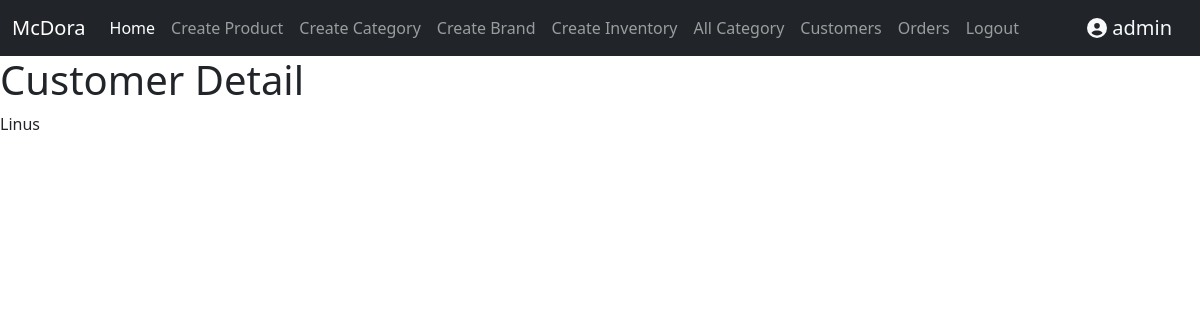
The page /customer_detail/2/ (signed in) on the database as committed earlier.
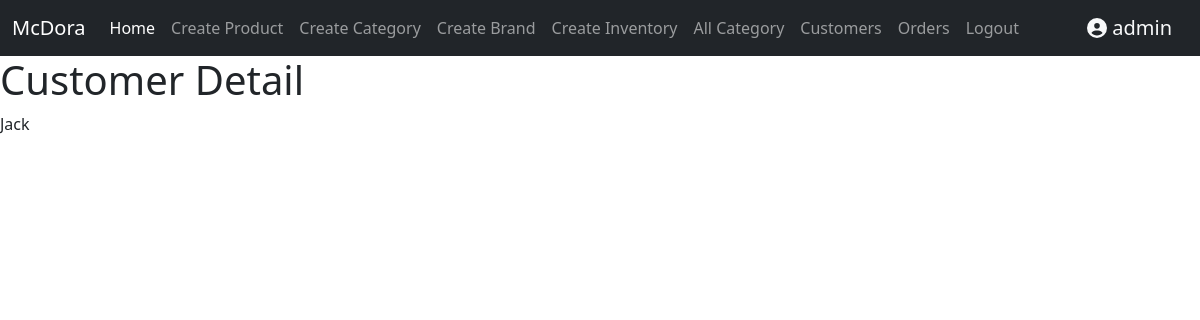
The same page on the database as committed later.
### store/models.py (models this page shows, shortened)
class Customer(models.Model):
    USER_TYPE_CHOICES = [
        ('buyer', 'Buyer'),
        ('seller', 'Seller'),
    ]
    user = models.OneToOneField(User, null=True, blank=True, on_delete=models.CASCADE)
    name = models.CharField(max_length=200, null=True)
    email = models.CharField(max_length=200)
    user_type = models.CharField(max_length=10, choices=USER_TYPE_CHOICES, default='buyer')  # Add user_type field

### store/views.py (the view)
# urls.py: path('customer_detail/<int:id>/', views.customer_detail, name='customer_detail'),
@login_required(login_url="login")
def customer_detail(request, id):
    if not request.user.is_superuser:
        messages.error(request, 'You are not authorized to view this page.')
        return redirect('home')
    customer = Customer.objects.get(id=id)
    context = {'customer': customer}
    return render(request, 'customer_detail.html', context)

### store/templates/customer_detail.html
{% extends 'base.html' %}
{% block content %}
<h1>Customer Detail</h1>
{{ customer.name }}
{% endblock %}

Rows that differ between the two databases and show on the page:
changed Customer: name "Linus" → "Jack"
